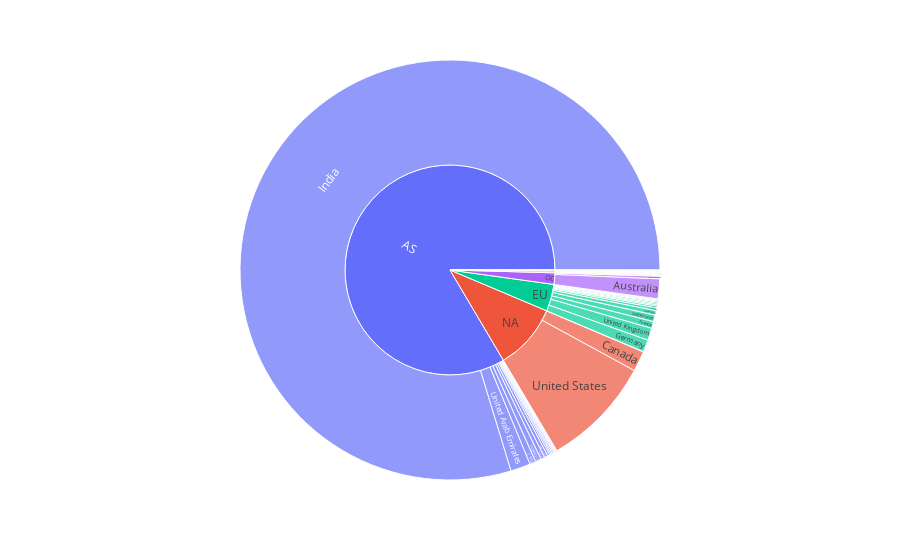

This figure's notebook cell:
### Markdown cell above
# Plotting sunbursts to visualise the distribution of companies distributed over continents

### Code cell
fig4 = px.sunburst(df1, path=['Continent', 'Country'])
fig4.show()

### Figure 1 — Plotly figure (JSON) as saved in the notebook; plotly's stock layout.template omitted (floating-point values rounded to 4 significant figures)
{"data": [{"branchvalues": "total", "domain": {"x": [0, 1], "y": [0, 1]}, "hovertemplate": "labels=%{label}<br>count=%{value}<br>parent=%{parent}<br>id=%{id}<extra></extra>", "ids": ["OC/Australia", "AS/Bahrain", "AS/Bangladesh", "EU/Belgium", "SA/Brazil", "NA/Canada", "unknown/Central Vietnam", "AS/China", "EU/Denmark", "unknown/England", "OC/Fiji", "EU/Finland", "unknown/Florida", "EU/France", "EU/Germany", "AS/Hong Kong", "AS/India", "AS/Indonesia", "EU/Ireland", "EU/Italy", "AS/Japan", "AF/Kenya", "AS/Kuwait", "EU/Luxembourg", "AS/Malaysia", "NA/Mexico", "AS/Nepal", "EU/Netherlands", "OC/New Zealand", "AF/Nigeria", "EU/Norway", "AS/Oman", "AS/Qatar", "unknown/Republic of the Congo", "AS/Saudi Arabia", "AS/Singapore", "AF/South Africa", "EU/Spain", "EU/Sweden", "EU/Switzerland", "unknown/Taiwan", "AS/Thailand", "AF/Uganda", "AS/United Arab Emirates", "EU/United Kingdom", "NA/United States", "unknown/Unknown", "AF", "AS", "EU", "NA", "OC", "SA", "unknown"], "labels": ["Australia", "Bahrain", "Bangladesh", "Belgium", "Brazil", "Canada", "Central Vietnam", "China", "Denmark", "England", "Fiji", "Finland", "Florida", "France", "Germany", "Hong Kong", "India", "Indonesia", "Ireland", "Italy", "Japan", "Kenya", "Kuwait", "Luxembourg", "Malaysia", "Mexico", "Nepal", "Netherlands", "New Zealand", "Nigeria", "Norway", "Oman", "Qatar", "Republic of the Congo", "Saudi Arabia", "Singapore", "South Africa", "Spain", "Sweden", "Switzerland", "Taiwan", "Thailand", "Uganda", "United Arab Emirates", "United Kingdom", "United States", "Unknown", "AF", "AS", "EU", "NA", "OC", "SA", "unknown"], "name": "", "parents": ["OC", "AS", "AS", "EU", "SA", "NA", "unknown", "AS", "EU", "unknown", "OC", "EU", "unknown", "EU", "EU", "AS", "AS", "AS", "EU", "EU", "AS", "AF", "AS", "EU", "AS", "NA", "AS", "EU", "OC", "AF", "EU", "AS", "AS", "unknown", "AS", "AS", "AF", "EU", "EU", "EU", "unknown", "AS", "AF", "AS", "EU", "NA", "unknown", "", "", "", "", "", "", ""], "type": "sunburst", "values": [75, 4, 2, 7, 1, 77, 3, 23, 5, 4, 2, 5, 1, 26, 46, 3, 3913, 1, 10, 3, 3, 1, 5, 2, 5, 1, 8, 25, 10, 2, 3, 6, 15, 2, 13, 22, 2, 5, 17, 4, 3, 2, 1, 75, 46, 420, 1, 6, 4100, 204, 498, 87, 1, 14]}], "layout": {"legend": {"tracegroupgap": 0}, "margin": {"t": 60}}}
